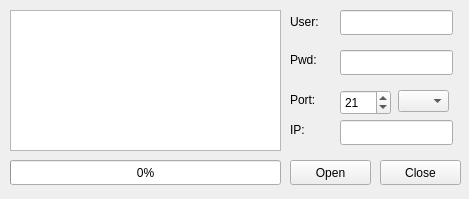
<?xml version="1.0" encoding="UTF-8"?>
<ui version="4.0">
 <class>FTPClient</class>
 <widget class="QMainWindow" name="FTPClient">
  <property name="geometry">
   <rect>
    <x>0</x>
    <y>0</y>
    <width>469</width>
    <height>199</height>
   </rect>
  </property>
  <property name="windowTitle">
   <string>FTPClient</string>
  </property>
  <widget class="QWidget" name="centralwidget">
   <widget class="QLabel" name="label_4">
    <property name="geometry">
     <rect>
      <x>290</x>
      <y>120</y>
      <width>40</width>
      <height>20</height>
     </rect>
    </property>
    <property name="text">
     <string>IP:</string>
    </property>
   </widget>
   <widget class="QPushButton" name="btn_close">
    <property name="geometry">
     <rect>
      <x>380</x>
      <y>160</y>
      <width>81</width>
      <height>25</height>
     </rect>
    </property>
    <property name="text">
     <string>Close</string>
    </property>
   </widget>
   <widget class="QPlainTextEdit" name="plainTextEdit">
    <property name="geometry">
     <rect>
      <x>10</x>
      <y>10</y>
      <width>271</width>
      <height>141</height>
     </rect>
    </property>
   </widget>
   <widget class="QPushButton" name="btn_open">
    <property name="geometry">
     <rect>
      <x>290</x>
      <y>160</y>
      <width>81</width>
      <height>25</height>
     </rect>
    </property>
    <property name="text">
     <string>Open</string>
    </property>
   </widget>
   <widget class="QProgressBar" name="progressBar">
    <property name="geometry">
     <rect>
      <x>10</x>
      <y>160</y>
      <width>271</width>
      <height>25</height>
     </rect>
    </property>
    <property name="value">
     <number>0</number>
    </property>
   </widget>
   <widget class="QLabel" name="label_3">
    <property name="geometry">
     <rect>
      <x>290</x>
      <y>90</y>
      <width>40</width>
      <height>20</height>
     </rect>
    </property>
    <property name="text">
     <string>Port:</string>
    </property>
   </widget>
   <widget class="QSpinBox" name="spinBox">
    <property name="geometry">
     <rect>
      <x>340</x>
      <y>90</y>
      <width>51</width>
      <height>25</height>
     </rect>
    </property>
    <property name="maximum">
     <number>100000</number>
    </property>
    <property name="value">
     <number>21</number>
    </property>
   </widget>
   <widget class="QLineEdit" name="lineEdit_ip">
    <property name="geometry">
     <rect>
      <x>340</x>
      <y>120</y>
      <width>113</width>
      <height>25</height>
     </rect>
    </property>
   </widget>
   <widget class="QLabel" name="label">
    <property name="geometry">
     <rect>
      <x>290</x>
      <y>12</y>
      <width>40</width>
      <height>20</height>
     </rect>
    </property>
    <property name="text">
     <string>User:</string>
    </property>
   </widget>
   <widget class="QLineEdit" name="lineEdit_pwd">
    <property name="geometry">
     <rect>
      <x>340</x>
      <y>50</y>
      <width>113</width>
      <height>25</height>
     </rect>
    </property>
   </widget>
   <widget class="QComboBox" name="comboBox">
    <property name="geometry">
     <rect>
      <x>398</x>
      <y>90</y>
      <width>51</width>
      <height>22</height>
     </rect>
    </property>
   </widget>
   <widget class="QLineEdit" name="lineEdit_user">
    <property name="geometry">
     <rect>
      <x>340</x>
      <y>10</y>
      <width>113</width>
      <height>25</height>
     </rect>
    </property>
   </widget>
   <widget class="QLabel" name="label_2">
    <property name="geometry">
     <rect>
      <x>290</x>
      <y>50</y>
      <width>40</width>
      <height>20</height>
     </rect>
    </property>
    <property name="text">
     <string>Pwd:</string>
    </property>
   </widget>
  </widget>
 </widget>
 <resources/>
 <connections/>
</ui>
